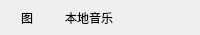
<?xml version="1.0" encoding="UTF-8"?>
<ui version="4.0">
 <class>BtForm</class>
 <widget class="QWidget" name="BtForm">
  <property name="geometry">
   <rect>
    <x>0</x>
    <y>0</y>
    <width>200</width>
    <height>35</height>
   </rect>
  </property>
  <property name="windowTitle">
   <string>Form</string>
  </property>
  <layout class="QHBoxLayout" name="horizontalLayout">
   <property name="spacing">
    <number>0</number>
   </property>
   <property name="leftMargin">
    <number>3</number>
   </property>
   <property name="topMargin">
    <number>0</number>
   </property>
   <property name="rightMargin">
    <number>0</number>
   </property>
   <property name="bottomMargin">
    <number>0</number>
   </property>
   <item>
    <widget class="QWidget" name="btStyle" native="true">
     <property name="styleSheet">
      <string notr="true">#btStyle:hover
{
 /* 悬停时同时改变背景色和边框 */
    background-color: rgba(240, 240, 240, 0.7); /* 使用半透明背景 */
    border: 2px solid #c0c0c0; /* 更明显的边框 */
}
#btStyle QLabel {
    background-color: transparent;
}</string>
     </property>
     <layout class="QHBoxLayout" name="horizontalLayout_2">
      <property name="spacing">
       <number>0</number>
      </property>
      <property name="leftMargin">
       <number>4</number>
      </property>
      <property name="topMargin">
       <number>0</number>
      </property>
      <property name="rightMargin">
       <number>0</number>
      </property>
      <property name="bottomMargin">
       <number>0</number>
      </property>
      <item>
       <widget class="QLabel" name="btIcon">
        <property name="minimumSize">
         <size>
          <width>30</width>
          <height>0</height>
         </size>
        </property>
        <property name="maximumSize">
         <size>
          <width>30</width>
          <height>16777215</height>
         </size>
        </property>
        <property name="text">
         <string>图</string>
        </property>
       </widget>
      </item>
      <item>
       <widget class="QLabel" name="btText">
        <property name="minimumSize">
         <size>
          <width>120</width>
          <height>0</height>
         </size>
        </property>
        <property name="maximumSize">
         <size>
          <width>120</width>
          <height>16777215</height>
         </size>
        </property>
        <property name="styleSheet">
         <string notr="true"/>
        </property>
        <property name="text">
         <string>本地音乐</string>
        </property>
       </widget>
      </item>
     </layout>
    </widget>
   </item>
  </layout>
 </widget>
 <resources/>
 <connections/>
</ui>
